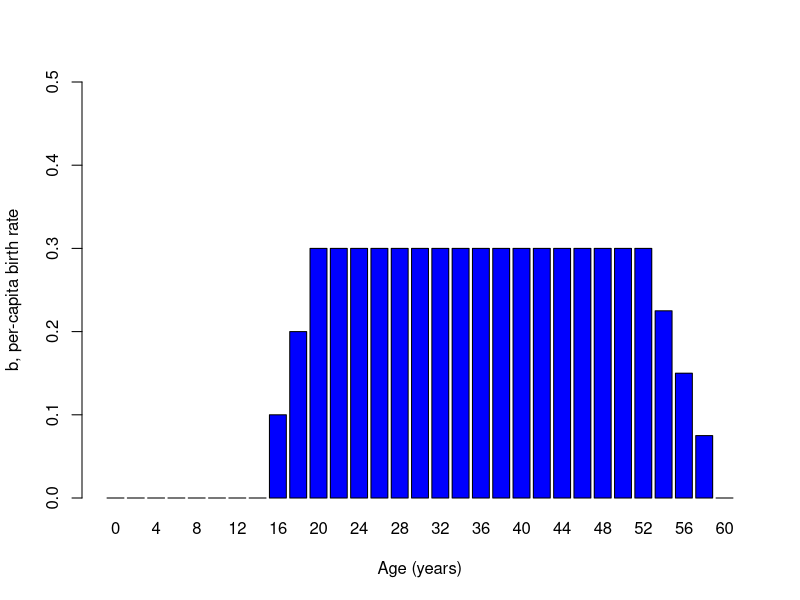
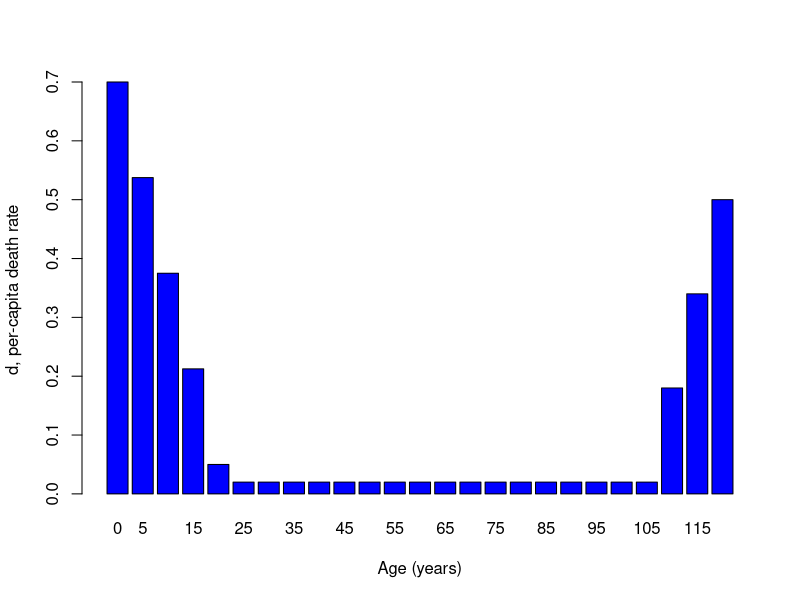

Write R code to recreate these figures, in order.
## ---- chunk 1
knitr::opts_chunk$set(echo = TRUE, cache = TRUE)
## ---- chunk 2
Elephant_age <- seq(0,60,by=2)

Birth_rate <- c(rep(0,times=7),seq(0,0.3,length=4),rep(0.3,times=15),seq(0.3,0,length=5))

names(Birth_rate) <- Elephant_age

barplot(Birth_rate,xlab="Age (years)",ylab="b, per-capita birth rate",col="blue",ylim=c(0,0.5))

## ---- chunk 3
Tortoise_age <- seq(0,120,by=5)

Death_rate <- c(seq(0.7,0.05,length=5),seq(0.02,0.02,length=16),seq(0.02,0.5,length=4))

names(Death_rate) <- Tortoise_age

barplot(Death_rate,xlab="Age (years)",ylab="d, per-capita death rate",col="blue")

## ---- chunk 4
lifetable <- read.csv("life_table.csv")
## ---- chunk 5
knitr::kable(lifetable,caption="",col.names = c("x","S(x)","b(x)","l(x)","g(x)"))

